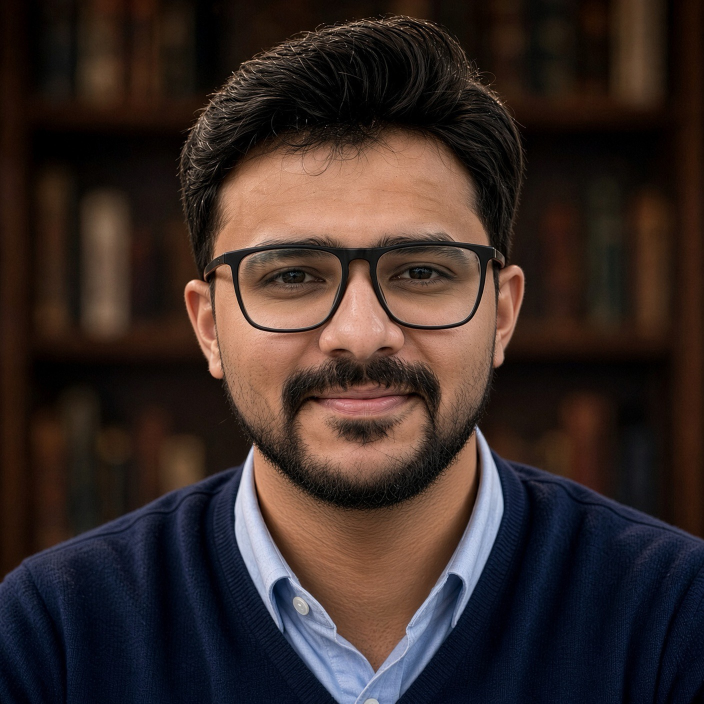
#> input picture reel-google-suncatcher/profile.jpg, 1408 x 1408 px, found by its file name (shown at 1/2 size)
$ python mls_visemes.py
#> lines starting #> are read from the running program, lines starting #| are printed output that depends on the picture
import numpy as np, cv2, json, sys
src=cv2.imread('/home/user/video-generator/reel-app/public/profile.jpg')
#> src is the input picture: shape (1408, 1408, 3); mean B, G, R 39.6, 43.1, 56.8
X0,Y0,W,H=500,720,460,380   # working region (source px)
reg=src[Y0:Y0+H,X0:X0+W].copy()
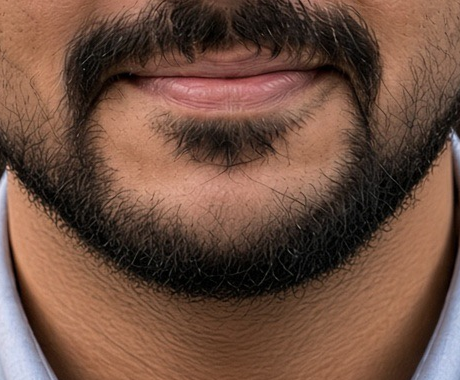
#> reg: shape (380, 460, 3); mean B, G, R 64.5, 79.6, 111.4
def P(x,y): return np.array([x-X0,y-Y0],np.float32)
# (name, x, y, jaw_follow) control points: follow = fraction of jaw drop d they move with
CP=[('nose',730,715,0),('cheekL',575,765,0),('cheekR',885,765,0),('mouL',600,750,0),('mouR',860,750,0),('mou',730,752,0),
    ('upL',690,791,0),('upR',770,791,0),('up',730,788,-.04),
    ('cL',628,797,.0),('cR',826,797,.0),
    ('lowL',680,822,.9),('lowR',780,822,.9),('low',730,829,.95),('lowCL',650,812,.45),('lowCR',806,812,.45),
    ('goat',730,858,.9),('chin',730,990,.8),('jawL',575,930,.3),('jawR',885,930,.3),('neck',730,1070,.05),('neckL',620,1060,.05),('neckR',840,1060,.05),('edgeL',512,900,0),('edgeR',948,900,0)]
def warp(d,wf):
    p=np.array([[x-X0,y-Y0] for _,x,y,_ in CP],np.float32)
    q=p.copy()
    for i,(n,x,y,f) in enumerate(CP):
        q[i,1]+=d*f
        if n=='cL': q[i,0]+= (1-wf)*60*1.0
        if n=='cR': q[i,0]-= (1-wf)*60*1.0
        if n in('lowCL','low L'): pass
    # backward MLS (affine): for each output pixel v find source via weights on q (dest) -> p (source)
    gx,gy=np.meshgrid(np.arange(W,dtype=np.float32),np.arange(H,dtype=np.float32))
    v=np.stack([gx,gy],-1).reshape(-1,2)
    d2=((v[:,None,:]-q[None])**2).sum(-1)+1e-3
    w=1.0/d2**1.2
    ws=w.sum(1,keepdims=True)
    qs=(w[:,:,None]*q[None]).sum(1)/ws; ps=(w[:,:,None]*p[None]).sum(1)/ws
    qh=q[None]-qs[:,None]; ph=p[None]-ps[:,None]
    # affine: M = (sum w qh^T qh)^-1 (sum w qh^T ph)
    A=np.einsum('ni,nij,nik->njk',w,qh,qh); B=np.einsum('ni,nij,nik->njk',w,qh,ph)
    A+=np.eye(2)[None]*1e-4
    M=np.linalg.solve(A,B)
    vs=np.einsum('nj,njk->nk',v-qs,M)+ps
    mx=vs[:,0].reshape(H,W).astype(np.float32); my=vs[:,1].reshape(H,W).astype(np.float32)
    return cv2.remap(reg,mx,my,cv2.INTER_CUBIC,borderMode=cv2.BORDER_REFLECT)
SH={'X':(0,1,0,0),'A':(0,1,0,0),'B':(9,1,.9,0),'C':(22,.95,.7,.5),'D':(36,1,.55,.8),'E':(18,.78,.4,.3),'F':(13,.58,0,0),'G':(7,1,1,0),'H':(16,.92,.5,1)}
def interior(img,d,wf,teeth,tongue):
    if d<1.5: return img
    cx,cy=730-X0,797-Y0
    rx=int(64*wf+d*.18); top=cy-1; bot=int(cy+d*.98+3)
    m=np.zeros(img.shape[:2],np.float32)
    cv2.ellipse(m,(cx,(top+bot)//2),(rx,max(2,(bot-top)//2)),0,0,360,1,-1)
    m=cv2.GaussianBlur(m,(0,0),1.3)
    yy=np.linspace(0,1,img.shape[0])[:,None,None]
    col=np.zeros_like(img,np.float32); col[:]=(20,14,16)  # BGR dark
    # gradient + warmer toward the bottom
    grad=np.clip((np.arange(img.shape[0])[:,None]-top)/max(1,(bot-top)),0,1)
    col[:,:,2]+=grad*28; col[:,:,1]+=grad*6
    out=img.astype(np.float32)
    # teeth (upper)
    if teeth>.05:
        th=min(14,d*.38+3); tm=np.zeros(img.shape[:2],np.float32)
        cv2.ellipse(tm,(cx,top+int(th*.5)),(int(rx*.8),int(th*.55)),0,0,360,1,-1); tm=cv2.GaussianBlur(tm,(0,0),1.0)*teeth
        tc=np.zeros_like(col); tc[:]=(205,215,228)
        col=col*(1-tm[...,None])+tc*tm[...,None]
    if tongue>.05:
        tm=np.zeros(img.shape[:2],np.float32)
        cv2.ellipse(tm,(cx,bot-int(d*.18)-2),(int(rx*.55),max(2,int(d*.16))),0,0,360,1,-1); tm=cv2.GaussianBlur(tm,(0,0),1.6)*tongue*.85
        tc=np.zeros_like(col); tc[:]=(72,58,128)
        col=col*(1-tm[...,None])+tc*tm[...,None]
    # soft inner shadow at top edge
    out=out*(1-m[...,None])+col*m[...,None]
    return out.clip(0,255).astype(np.uint8)
for k,(d,wf,t,g) in SH.items():
    im=warp(d,wf) if d>0 else reg.copy()
    im=interior(im,d,wf,t,g)
    cv2.imwrite(f'v_{k}.png',im)
#> this loop made 9 passes
#> pass 3, `im=warp(d,wf) if d>0 else reg.copy()`:
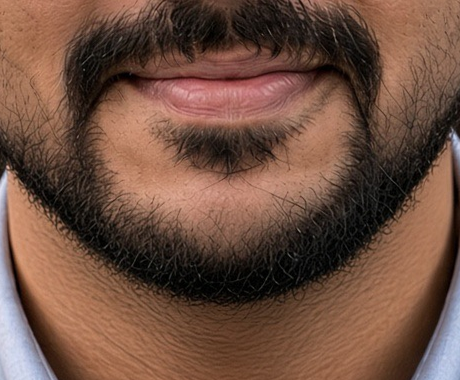
#> im: shape (380, 460, 3); mean B, G, R 64.7, 79.6, 111.6
print('done')
